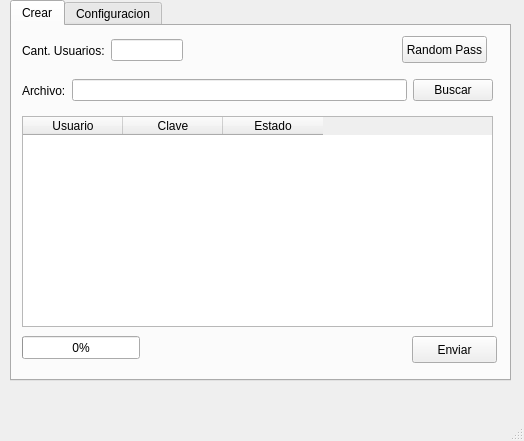
<?xml version="1.0" encoding="UTF-8"?>
<ui version="4.0">
 <class>MainWindow</class>
 <widget class="QMainWindow" name="MainWindow">
  <property name="geometry">
   <rect>
    <x>0</x>
    <y>0</y>
    <width>524</width>
    <height>441</height>
   </rect>
  </property>
  <property name="windowTitle">
   <string>Usuarios RADIUS</string>
  </property>
  <widget class="QWidget" name="centralwidget">
   <widget class="QTabWidget" name="tabWidget">
    <property name="geometry">
     <rect>
      <x>10</x>
      <y>0</y>
      <width>501</width>
      <height>381</height>
     </rect>
    </property>
    <property name="currentIndex">
     <number>0</number>
    </property>
    <widget class="QWidget" name="tab">
     <attribute name="title">
      <string>Crear</string>
     </attribute>
     <widget class="QTableWidget" name="tFile">
      <property name="geometry">
       <rect>
        <x>10</x>
        <y>90</y>
        <width>471</width>
        <height>211</height>
       </rect>
      </property>
      <property name="rowCount">
       <number>0</number>
      </property>
      <property name="columnCount">
       <number>3</number>
      </property>
      <attribute name="horizontalHeaderVisible">
       <bool>true</bool>
      </attribute>
      <attribute name="verticalHeaderVisible">
       <bool>false</bool>
      </attribute>
      <column>
       <property name="text">
        <string>Usuario</string>
       </property>
      </column>
      <column>
       <property name="text">
        <string>Clave</string>
       </property>
      </column>
      <column>
       <property name="text">
        <string>Estado</string>
       </property>
      </column>
     </widget>
     <widget class="QPushButton" name="bsend">
      <property name="geometry">
       <rect>
        <x>400</x>
        <y>310</y>
        <width>85</width>
        <height>27</height>
       </rect>
      </property>
      <property name="text">
       <string>Enviar</string>
      </property>
     </widget>
     <widget class="QProgressBar" name="progressBar">
      <property name="geometry">
       <rect>
        <x>10</x>
        <y>310</y>
        <width>118</width>
        <height>23</height>
       </rect>
      </property>
      <property name="value">
       <number>0</number>
      </property>
      <property name="textVisible">
       <bool>true</bool>
      </property>
     </widget>
     <widget class="QPushButton" name="brandom">
      <property name="geometry">
       <rect>
        <x>390</x>
        <y>10</y>
        <width>85</width>
        <height>27</height>
       </rect>
      </property>
      <property name="text">
       <string>Random Pass</string>
      </property>
     </widget>
     <widget class="QWidget" name="">
      <property name="geometry">
       <rect>
        <x>10</x>
        <y>10</y>
        <width>161</width>
        <height>29</height>
       </rect>
      </property>
      <layout class="QHBoxLayout" name="horizontalLayout">
       <item>
        <widget class="QLabel" name="label">
         <property name="text">
          <string>Cant. Usuarios:</string>
         </property>
        </widget>
       </item>
       <item>
        <widget class="QLineEdit" name="ecount">
         <property name="enabled">
          <bool>true</bool>
         </property>
         <property name="readOnly">
          <bool>true</bool>
         </property>
        </widget>
       </item>
      </layout>
     </widget>
     <widget class="QWidget" name="">
      <property name="geometry">
       <rect>
        <x>10</x>
        <y>50</y>
        <width>471</width>
        <height>29</height>
       </rect>
      </property>
      <layout class="QHBoxLayout" name="horizontalLayout_2">
       <item>
        <widget class="QLabel" name="label_2">
         <property name="text">
          <string>Archivo:</string>
         </property>
        </widget>
       </item>
       <item>
        <widget class="QLineEdit" name="epath">
         <property name="enabled">
          <bool>true</bool>
         </property>
         <property name="readOnly">
          <bool>true</bool>
         </property>
        </widget>
       </item>
       <item>
        <widget class="QPushButton" name="bsearch">
         <property name="text">
          <string>Buscar</string>
         </property>
        </widget>
       </item>
      </layout>
     </widget>
    </widget>
    <widget class="QWidget" name="tab_2">
     <attribute name="title">
      <string>Configuracion</string>
     </attribute>
     <widget class="QLabel" name="label_3">
      <property name="geometry">
       <rect>
        <x>20</x>
        <y>10</y>
        <width>200</width>
        <height>17</height>
       </rect>
      </property>
      <property name="text">
       <string>Password Encryption</string>
      </property>
     </widget>
     <widget class="QComboBox" name="varuserspasswordencryption">
      <property name="geometry">
       <rect>
        <x>230</x>
        <y>10</y>
        <width>241</width>
        <height>27</height>
       </rect>
      </property>
      <item>
       <property name="text">
        <string>Cleartext-Password</string>
       </property>
      </item>
     </widget>
     <widget class="QLabel" name="label_4">
      <property name="geometry">
       <rect>
        <x>20</x>
        <y>40</y>
        <width>200</width>
        <height>17</height>
       </rect>
      </property>
      <property name="text">
       <string>OTP Auth Method</string>
      </property>
     </widget>
     <widget class="QComboBox" name="varusersauthmethod">
      <property name="geometry">
       <rect>
        <x>230</x>
        <y>40</y>
        <width>241</width>
        <height>27</height>
       </rect>
      </property>
      <item>
       <property name="text">
        <string>motp</string>
       </property>
      </item>
     </widget>
     <widget class="QLabel" name="label_5">
      <property name="geometry">
       <rect>
        <x>20</x>
        <y>70</y>
        <width>200</width>
        <height>31</height>
       </rect>
      </property>
      <property name="text">
       <string>Number of Simultaneous Connections</string>
      </property>
      <property name="wordWrap">
       <bool>true</bool>
      </property>
     </widget>
     <widget class="QSpinBox" name="varuserssimultaneousconnect">
      <property name="geometry">
       <rect>
        <x>230</x>
        <y>70</y>
        <width>81</width>
        <height>27</height>
       </rect>
      </property>
      <property name="value">
       <number>2</number>
      </property>
     </widget>
     <widget class="QLabel" name="label_6">
      <property name="geometry">
       <rect>
        <x>20</x>
        <y>100</y>
        <width>200</width>
        <height>51</height>
       </rect>
      </property>
      <property name="text">
       <string>Amount of Download and Upload Traffic</string>
      </property>
      <property name="wordWrap">
       <bool>true</bool>
      </property>
     </widget>
     <widget class="QSpinBox" name="varusersmaxtotaloctets">
      <property name="geometry">
       <rect>
        <x>230</x>
        <y>110</y>
        <width>81</width>
        <height>27</height>
       </rect>
      </property>
      <property name="maximum">
       <number>999999</number>
      </property>
      <property name="value">
       <number>500</number>
      </property>
     </widget>
     <widget class="QLabel" name="label_7">
      <property name="geometry">
       <rect>
        <x>330</x>
        <y>110</y>
        <width>54</width>
        <height>17</height>
       </rect>
      </property>
      <property name="text">
       <string>MB</string>
      </property>
     </widget>
     <widget class="QLabel" name="label_8">
      <property name="geometry">
       <rect>
        <x>20</x>
        <y>160</y>
        <width>200</width>
        <height>17</height>
       </rect>
      </property>
      <property name="text">
       <string>Time Period</string>
      </property>
     </widget>
     <widget class="QComboBox" name="varusersmaxtotaloctetstimerange">
      <property name="geometry">
       <rect>
        <x>230</x>
        <y>150</y>
        <width>241</width>
        <height>27</height>
       </rect>
      </property>
      <item>
       <property name="text">
        <string>daily</string>
       </property>
      </item>
      <item>
       <property name="text">
        <string>weekly</string>
       </property>
      </item>
      <item>
       <property name="text">
        <string>monthly</string>
       </property>
      </item>
      <item>
       <property name="text">
        <string>forever</string>
       </property>
      </item>
     </widget>
     <widget class="QLabel" name="label_9">
      <property name="geometry">
       <rect>
        <x>20</x>
        <y>180</y>
        <width>200</width>
        <height>41</height>
       </rect>
      </property>
      <property name="text">
       <string>Maximum Bandwidth Down</string>
      </property>
      <property name="wordWrap">
       <bool>true</bool>
      </property>
     </widget>
     <widget class="QSpinBox" name="varusersmaxbandwidthdown">
      <property name="geometry">
       <rect>
        <x>230</x>
        <y>180</y>
        <width>81</width>
        <height>27</height>
       </rect>
      </property>
      <property name="maximum">
       <number>999999</number>
      </property>
      <property name="value">
       <number>2000</number>
      </property>
     </widget>
     <widget class="QLabel" name="label_10">
      <property name="geometry">
       <rect>
        <x>20</x>
        <y>210</y>
        <width>200</width>
        <height>41</height>
       </rect>
      </property>
      <property name="text">
       <string>Maximum Bandwidth Up</string>
      </property>
      <property name="wordWrap">
       <bool>true</bool>
      </property>
     </widget>
     <widget class="QSpinBox" name="varusersmaxbandwidthup">
      <property name="geometry">
       <rect>
        <x>230</x>
        <y>210</y>
        <width>81</width>
        <height>27</height>
       </rect>
      </property>
      <property name="maximum">
       <number>999999</number>
      </property>
      <property name="value">
       <number>1000</number>
      </property>
     </widget>
     <widget class="QLabel" name="label_11">
      <property name="geometry">
       <rect>
        <x>320</x>
        <y>190</y>
        <width>54</width>
        <height>17</height>
       </rect>
      </property>
      <property name="text">
       <string>(Kbit/s)</string>
      </property>
     </widget>
     <widget class="QLabel" name="label_12">
      <property name="geometry">
       <rect>
        <x>320</x>
        <y>220</y>
        <width>54</width>
        <height>17</height>
       </rect>
      </property>
      <property name="text">
       <string>(Kbit/s)</string>
      </property>
     </widget>
    </widget>
   </widget>
  </widget>
  <widget class="QMenuBar" name="menubar">
   <property name="geometry">
    <rect>
     <x>0</x>
     <y>0</y>
     <width>524</width>
     <height>27</height>
    </rect>
   </property>
  </widget>
  <widget class="QStatusBar" name="statusbar"/>
 </widget>
 <tabstops>
  <tabstop>tabWidget</tabstop>
  <tabstop>ecount</tabstop>
  <tabstop>bsearch</tabstop>
  <tabstop>brandom</tabstop>
  <tabstop>tFile</tabstop>
  <tabstop>bsend</tabstop>
  <tabstop>epath</tabstop>
  <tabstop>varuserspasswordencryption</tabstop>
  <tabstop>varusersauthmethod</tabstop>
  <tabstop>varuserssimultaneousconnect</tabstop>
  <tabstop>varusersmaxtotaloctets</tabstop>
  <tabstop>varusersmaxtotaloctetstimerange</tabstop>
  <tabstop>varusersmaxbandwidthdown</tabstop>
  <tabstop>varusersmaxbandwidthup</tabstop>
 </tabstops>
 <resources/>
 <connections/>
</ui>
